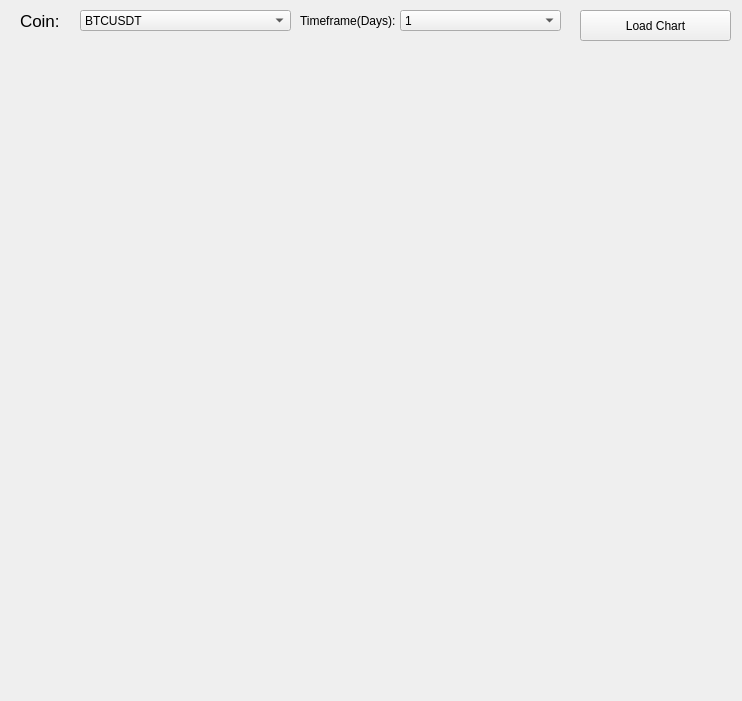
<?xml version="1.0" encoding="UTF-8"?>
<ui version="4.0">
 <class>Form</class>
 <widget class="QWidget" name="Form">
  <property name="geometry">
   <rect>
    <x>0</x>
    <y>0</y>
    <width>742</width>
    <height>701</height>
   </rect>
  </property>
  <property name="windowTitle">
   <string>Form</string>
  </property>
  <widget class="QLabel" name="coin">
   <property name="geometry">
    <rect>
     <x>20</x>
     <y>0</y>
     <width>51</width>
     <height>41</height>
    </rect>
   </property>
   <property name="font">
    <font>
     <pointsize>13</pointsize>
    </font>
   </property>
   <property name="text">
    <string>Coin:</string>
   </property>
  </widget>
  <widget class="QComboBox" name="coinbox">
   <property name="geometry">
    <rect>
     <x>80</x>
     <y>10</y>
     <width>211</width>
     <height>21</height>
    </rect>
   </property>
   <item>
    <property name="text">
     <string>BTCUSDT</string>
    </property>
   </item>
   <item>
    <property name="text">
     <string>ETHUSDT</string>
    </property>
   </item>
   <item>
    <property name="text">
     <string>BNBUSDT</string>
    </property>
   </item>
  </widget>
  <widget class="QPushButton" name="Loadchart">
   <property name="geometry">
    <rect>
     <x>580</x>
     <y>10</y>
     <width>151</width>
     <height>31</height>
    </rect>
   </property>
   <property name="text">
    <string>Load Chart</string>
   </property>
  </widget>
  <widget class="QComboBox" name="timebox">
   <property name="geometry">
    <rect>
     <x>400</x>
     <y>10</y>
     <width>161</width>
     <height>21</height>
    </rect>
   </property>
   <item>
    <property name="text">
     <string>1</string>
    </property>
   </item>
   <item>
    <property name="text">
     <string>7</string>
    </property>
   </item>
   <item>
    <property name="text">
     <string>14</string>
    </property>
   </item>
   <item>
    <property name="text">
     <string>30</string>
    </property>
   </item>
   <item>
    <property name="text">
     <string>90</string>
    </property>
   </item>
   <item>
    <property name="text">
     <string>180</string>
    </property>
   </item>
   <item>
    <property name="text">
     <string>365</string>
    </property>
   </item>
   <item>
    <property name="text">
     <string>Max</string>
    </property>
   </item>
  </widget>
  <widget class="QLabel" name="time">
   <property name="geometry">
    <rect>
     <x>300</x>
     <y>10</y>
     <width>101</width>
     <height>21</height>
    </rect>
   </property>
   <property name="text">
    <string>Timeframe(Days):</string>
   </property>
  </widget>
  <widget class="QWidget" name="chartwidget" native="true">
   <property name="geometry">
    <rect>
     <x>20</x>
     <y>60</y>
     <width>709</width>
     <height>529</height>
    </rect>
   </property>
  </widget>
 </widget>
 <resources/>
 <connections/>
</ui>
